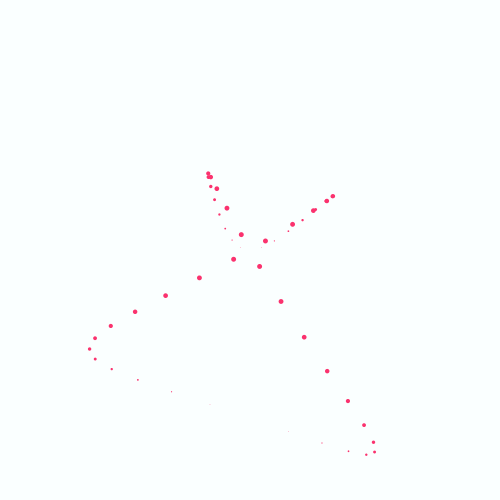
Frame 1 (no input)
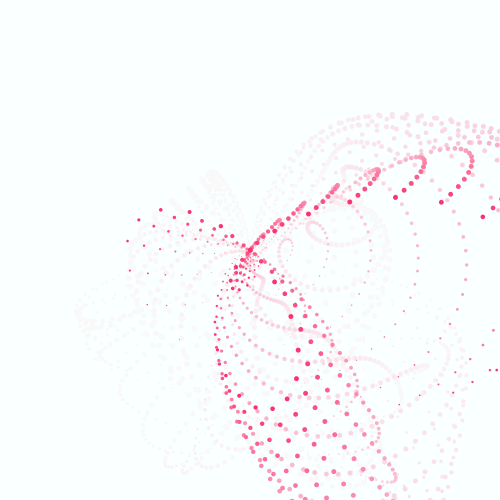
Frame 60 (the mouse pressed at the canvas centre just before this capture)
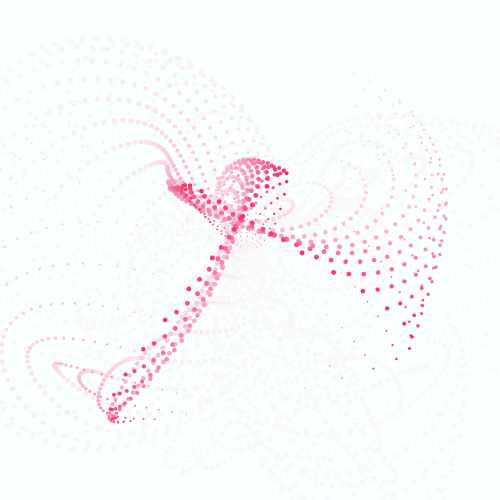
Frame 120 (the mouse held since frame 60 and released just before this capture)

The Processing sketch that drew these frames (run headless with seeded random() and noise(); from frame 60 on, the mouse is pressed at the canvas centre):

// Processing sketch: demo_1
// ── demo_1.pde
float freq1 = 0.1;
float freq2 = 0.01;
float drive = 0.0;
float speed = 0.05;


void setup() {
  size(500, 500); 
  noStroke();
  background(250, 255, 255);
}

void draw() {
  fill(250, 255, 255, 20);
  rect(0, 0, width, height);
  
  
  translate(width * 0.5, height * 0.5);
  fill(250, 50, 110);
  
  for(int i = 0; i < 50; i ++) {
    pushMatrix();
    float angle = map(i, 0, 50, 0, TWO_PI);
    float x = sin(drive + angle) * cos(sin(drive) + angle) * 200;
    float y = cos(drive - angle) * sin(cos(drive) + angle) * 100;

    translate(x, y);
    rotate(angle + drive);
    ellipse(x, y, sin(drive + angle) * 5, sin(drive + angle) * 5);
    popMatrix();
  }
  

  
  drive += speed;
}
